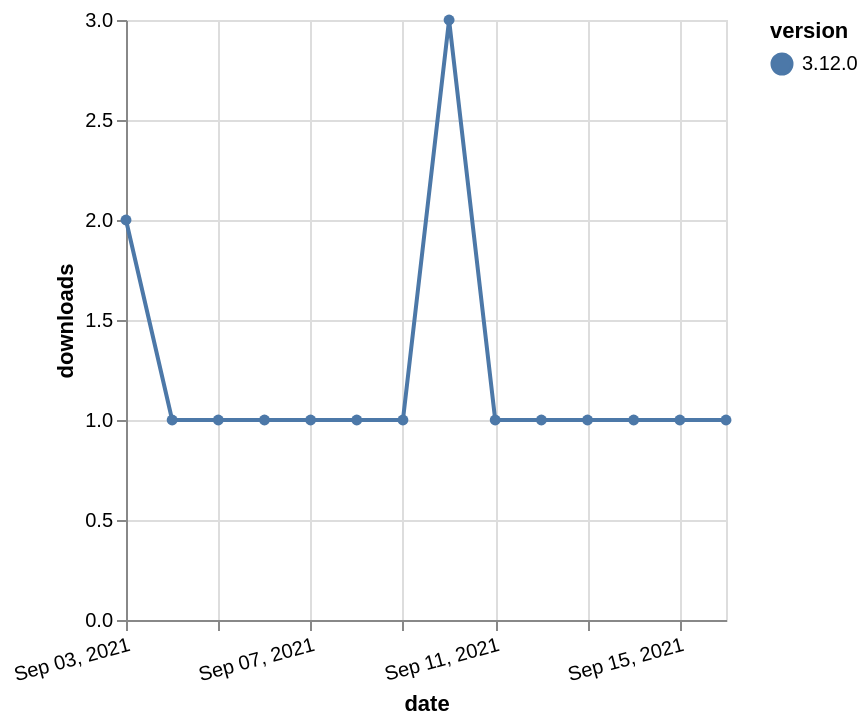

Here is the Vega-Lite specification saved for this chart:
### Vega-Lite specification from a JSON file in a GitHub repository (floating-point values rounded to 4 significant figures)
{"$schema": "https://vega.github.io/schema/vega-lite/v5.json", "description": "A simple bar chart with embedded data.", "data": {"values": [{"date": "2021-09-03", "total": 190, "delta": 2, "version": "3.12.0"}, {"date": "2021-09-04", "total": 191, "delta": 1, "version": "3.12.0"}, {"date": "2021-09-05", "total": 192, "delta": 1, "version": "3.12.0"}, {"date": "2021-09-06", "total": 193, "delta": 1, "version": "3.12.0"}, {"date": "2021-09-07", "total": 194, "delta": 1, "version": "3.12.0"}, {"date": "2021-09-08", "total": 195, "delta": 1, "version": "3.12.0"}, {"date": "2021-09-09", "total": 196, "delta": 1, "version": "3.12.0"}, {"date": "2021-09-10", "total": 199, "delta": 3, "version": "3.12.0"}, {"date": "2021-09-11", "total": 200, "delta": 1, "version": "3.12.0"}, {"date": "2021-09-12", "total": 201, "delta": 1, "version": "3.12.0"}, {"date": "2021-09-13", "total": 202, "delta": 1, "version": "3.12.0"}, {"date": "2021-09-14", "total": 203, "delta": 1, "version": "3.12.0"}, {"date": "2021-09-15", "total": 204, "delta": 1, "version": "3.12.0"}, {"date": "2021-09-16", "total": 205, "delta": 1, "version": "3.12.0"}]}, "width": "container", "mark": {"type": "line", "point": {"filled": true}}, "encoding": {"x": {"field": "date", "type": "temporal", "timeUnit": "yearmonthdate", "title": "date", "axis": {"labelAngle": -15}}, "y": {"field": "delta", "type": "quantitative", "title": "downloads"}, "color": {"field": "version", "type": "nominal"}, "tooltip": {"field": "delta"}}}
